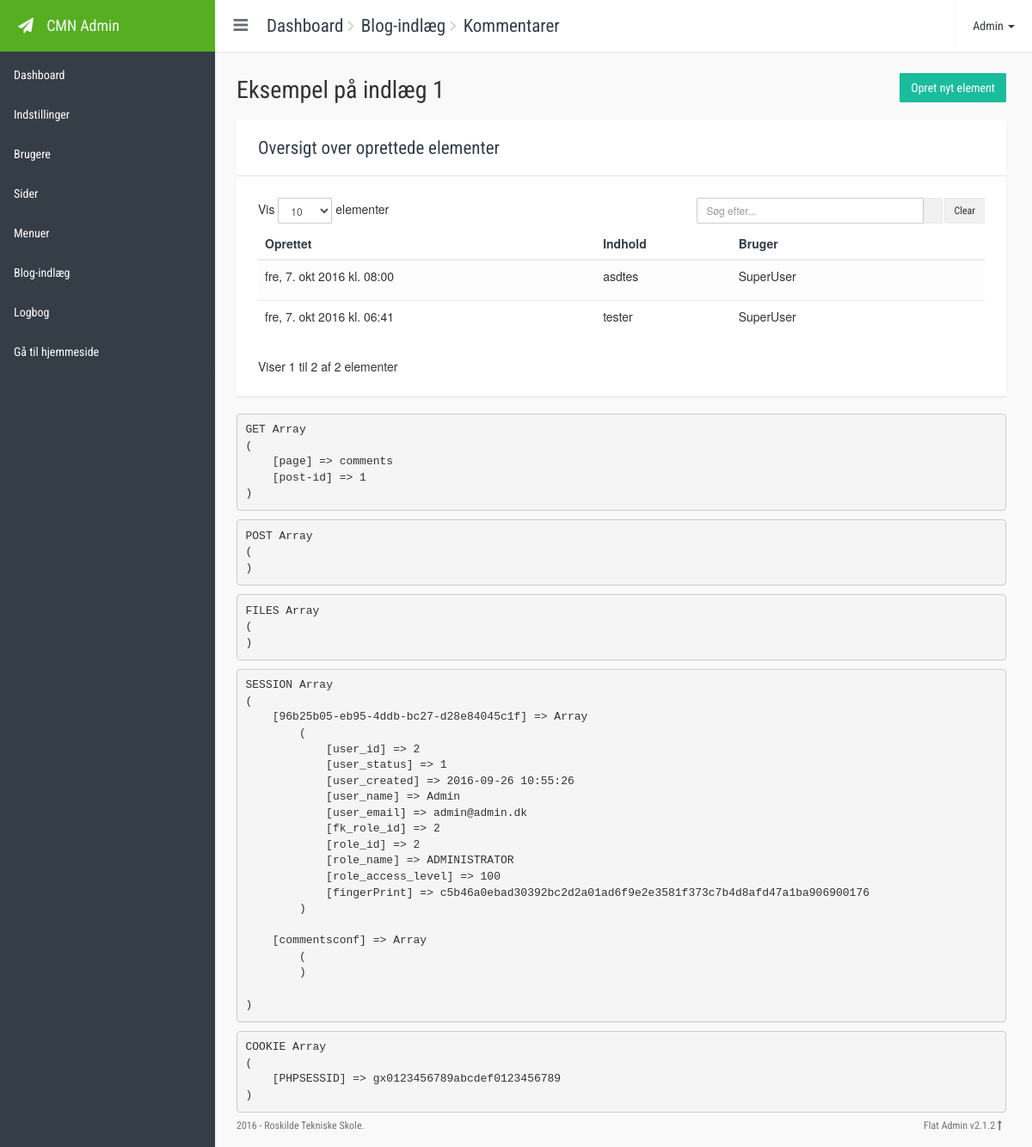
Screenshot of /cmk-cms/index.php?page=comments&post-id=1 (signed in) with the database file from the repository.
### tables this page shows
CREATE TABLE IF NOT EXISTS `post_comments` (
  `comment_id` int(10) unsigned NOT NULL AUTO_INCREMENT,
  `comment_content` varchar(155) NOT NULL,
  `comment_time` timestamp NOT NULL DEFAULT CURRENT_TIMESTAMP,
  `fk_user_id` mediumint(8) unsigned NOT NULL,
  `fk_post_id` int(10) unsigned NOT NULL,
  PRIMARY KEY (`comment_id`),
  KEY `fk_user_id` (`fk_user_id`,`fk_post_id`),
  KEY `fk_post_id` (`fk_post_id`)
);

CREATE TABLE IF NOT EXISTS `users` (
  `user_id` mediumint(8) unsigned NOT NULL AUTO_INCREMENT,
  `user_status` tinyint(1) unsigned NOT NULL DEFAULT '1' COMMENT '0=Disabled, 1=Enabled',
  `user_created` timestamp NOT NULL DEFAULT CURRENT_TIMESTAMP,
  `user_name` varchar(100) NOT NULL,
  `user_email` varchar(100) NOT NULL,
  `user_password` varchar(255) NOT NULL,
  `fk_role_id` tinyint(3) unsigned NOT NULL DEFAULT '4',
  PRIMARY KEY (`user_id`),
  KEY `fk_role_id` (`fk_role_id`)
);

### cmk-cms/includes/classes/db_conf.php (called while the page is built, shortened)
<?php
    class DB{
        private $h = "localhost";
        private $u = "root";
        private $p = "";
        private $d = "hfp2_nco_cms";
        protected $conn;
        public $countrows=true;
        function __construct(){
            $this->conn = new mysqli($this->h, $this->u, $this->p, $this->d);
            $this->conn->set_charset("utf8");
            $this->conn->query("SET lc_time_names='da_DK';");
        }
        function find($table,$obj = null){
            $parameters = array();
            if($obj){
                if(isset($obj['join'])){
                    foreach ($obj['join'] as $k=>$v) {
                        $parameters[] 	= $v['type'] . " JOIN " . $v['table'] . " ON " . $v['cond'];
                    }
                }
                if(isset($obj['cond']))  $parameters[] = "WHERE " . $obj['cond'];
            }
            $fields = $obj && isset($obj['fields']) ? $obj['fields'] : '*';
            $queryDefault="SELECT " . $fields . " FROM " . $table;
            $query=$queryDefault;
            if(count($parameters) > 0)
                $query .= " " . join(" ",$parameters);
            $result = $this->conn->query($query);
            $this->row_totals=$result->num_rows;
            if($this->countrows && $obj){
                if(isset($obj['order'])) $parameters[] = "ORDER BY " . $obj['order'];
                if(isset($obj['limit'])) $parameters[] = "LIMIT " . $obj['limit'];
                if(count($parameters) > 0)
                    $query = $queryDefault." " . join(" ",$parameters);
                $result = $this->conn->query($query);
                $this->row_totals_second=$result->num_rows;
            }
            $r2=array();
            if(!$result){
                query_error($this->conn->error,$query,__LINE__,__FILE__);
            }else if($result->num_rows > 0){
                while ($row = $result->fetch_assoc()) {
                    $r2[]=$row;
                }
            }
            return $r2;
        }
    }
?>

### cmk-cms/config.php (called while the page is built, shortened)
<?php
$include_path = 'includes/';
include $include_path.'classes/db_conf.php';
include $include_path.'classes/login_class.php';
include $include_path.'classes/events.php';
$DB=new DB();
$userClass=new User();
$user=$userClass->getUser();
require $include_path . 'functions.php';
$timeStamp=FORMATTED_TIME;
$buttons =
[
	'save'		=> 'btn btn-success',
	'create'	=> 'btn btn-success',
	'edit'		=> 'btn btn-warning btn-xs',
	'delete'	=> 'btn btn-danger btn-xs',
	'primary'	=> 'btn btn-primary',
	'default'	=> 'btn btn-default'
];
$show_pages_length=[
    '1'=>1,
    '2'=>2,
    '3'=>3,
    '10'=>10,
    '25'=>25,
    '50'=>50,
    '100'=>100,
];

### cmk-cms/includes/classes/login_class.php (called while the page is built, shortened)
<?php
class User extends DB{
    private $user;
    private $user_key="96b25b05-eb95-4ddb-bc27-d28e84045c1f";
    function getUser(){
        return $this->user;
    }
    private function get_user_from_session() {
        $this->user = $_SESSION[$this->user_key];
    }
}
?>

### cmk-cms/index.php (the view, shortened to what this page needs)
<?php
require 'config.php';
if ( isset($_GET['page']) )
{
	$view_file = $_GET['page'];
}
else
{
	$view_file = 'index';
}
$view_path	= 'view/' . $view_file . '.php';
?>
<!DOCTYPE html>
<html>
<head>
    <link rel="stylesheet" type="text/css" href="../assets/bootstrap-3.3.7/css/bootstrap.min.css">
    <link rel="stylesheet" type="text/css" href="../assets/font-awesome-4.6.3/css/font-awesome.min.css">
    <link rel="stylesheet" type="text/css" href="../assets/animate.css/animate.min.css">
    <link rel="stylesheet" type="text/css" href="../assets/bootstrap-switch-3.3.2/css/bootstrap-switch.min.css">
    <link rel="stylesheet" type="text/css" href="../assets/checkbox3/checkbox3.min.css">
    <link rel="stylesheet" type="text/css" href="../assets/select2-4.0.3/css/select2.min.css">
    <link rel="stylesheet" type="text/css" href="css/style.css">
    <link rel="stylesheet" type="text/css" href="css/themes/flat-new.css">
</head>
<body class="flat-blue">
    <div class="app-container expanded">
        <div class="row content-container">
            <nav class="navbar navbar-default navbar-fixed-top navbar-top">
                <div class="container-fluid">
                    <div class="navbar-header">
                        <button type="button" class="navbar-expand-toggle">
                            <i class="fa fa-bars icon"></i>
                        </button>
						<ol class="breadcrumb navbar-breadcrumb" id="breadcrumb">
							<?php include 'includes/breadcrumb.php' ?>
                        </ol>
                    </div>
                    <ul class="nav navbar-nav navbar-right">
                        <li class="dropdown profile">
                            <a href="#" class="dropdown-toggle" data-toggle="dropdown" role="button" aria-expanded="false"><?php echo $user['user_name'];?> <span class="caret"></span></a>
                        </li>
                    </ul>
                </div>
            </nav>
            <?php include 'includes/side_menu.php' ?>
            <div class="container-fluid">
                <div class="side-body" id="main-content" data-content="<?php echo $view_file ?>">
					<?php
					if ( file_exists($view_path) )
					{
						include $view_path;
					}
					else
					{
						header('Location: index.php?page=error&status=404');
						exit;
					}
					?>
                </div>
            </div>
        </div>
        <footer class="app-footer">
            <div class="wrapper">
                <span class="pull-right">Flat Admin v2.1.2 <a href="#"><i class="fa fa-long-arrow-up"></i></a></span> 2016 - Roskilde Tekniske Skole.
            </div>
        </footer>
</body>
</html>

### cmk-cms/view/comments.php (shortened to what this page needs)
<?php
$page_length = isset($_SESSION[$view_file.'conf']['page_length'])	? intval($_SESSION[$view_file.'conf']['page_length'])	: DEFAULT_PAGE_LENGTH;
$page_no 	 = isset($_SESSION[$view_file.'conf']['page_no'])		? $_SESSION[$view_file.'conf']['page_no']	: 1;
$sort_by	 = isset($_SESSION[$view_file.'conf']['sort_by'])		? $_SESSION[$view_file.'conf']['sort_by']	: 'created';
$order 		 = isset($_SESSION[$view_file.'conf']['order'])		? $_SESSION[$view_file.'conf']['order']	: 'desc';
$search 	 = isset($_SESSION[$view_file.'conf']['search'])		? $_SESSION[$view_file.'conf']['search']	: '';
$icon_created		= $icon_content = $icon_user = '';
if ($order  == 'desc')
{
	$new_order	= 'asc';
	$icon		= $icons['sort-desc'];
}
else
{
	$new_order	= 'desc';
	$icon		= $icons['sort-asc'];
}
switch($sort_by)
{
	case 'created':
		$icon_created	= $icon;
		$sorting="comment_time ".$order;
		break;
}
$post_id="";
if(isset($_GET['post-id'])) {
	$post_id = $_GET['post-id'];
}
?>
<div class="page-title">
	<a class="<?php echo $buttons['create'] ?> pull-right" href="index.php?page=comment-create&post-id=<?php echo $post_id;?>" data-page="comment-create" data-params="post-id=<?php echo $post_id;?>"><?php echo $icons['create'] . CREATE_ITEM ?></a>
	<span class="title">
		<?php
		echo $view_files[$view_file]['icon'] . ' Eksempel på indlæg 1'
		?>
	</span>
</div>
<div class="card">
	<div class="card-header">
		<div class="card-title">
			<div class="title"><?php echo OVERVIEW_TABLE_HEADER ?></div>
		</div>
	</div>
	<div class="card-body">
		<div class="row">
			<div class="col-md-4">
				<form class="form-inline" data-page="<?php echo $view_file;?>">
					<label class="font-weight-300">
						Vis
						<select class="form-control input-sm" name="page-length" data-change="submit-form">
							<?php foreach($show_pages_length as $k=>$v){?>
								<option value="<?php echo $k?>" <?php echo $page_length == $k ? "selected" : "" ?>><?php echo $v?></option>
							<?php }?>
						</select>
						elementer
					</label>
				</form>
			</div>
			<div class="col-md-5 col-md-offset-3 text-right">
				<form data-page="<?php echo $view_file;?>">
					<div class="input-group input-group-sm">
						<input type="search" name="search" id="search" class="form-control" placeholder="<?php echo PLACEHOLDER_SEARCH ?>" value="<?php if($search) echo  $search;?>">
						<span class="input-group-btn">
							<button class="btn btn-default" type="submit"><?php echo $icons['search'] ?></button>
						</span>
						<span class="input-group-btn"></span>
						<span class="input-group-btn">
							<button class="btn btn-default" type="submit" name="clear" id="clear" value="search">Clear</button>
						</span>
					</div>
				</form>
			</div>
		</div>
		<div class="table-responsive">
			<table class="table table-hover table-striped">
				<thead>
				<tr>
					<th>
						<a href="index.php?page=<?php echo $view_file;?>&post-id=<?php echo $post_id;?>&sort-by=created&order=<?php echo $new_order;?>" data-page="<?php echo $view_file;?>" data-params="post-id=<?php echo $post_id;?>&sort-by=created&order=asc" title="<?php echo SORT_BY_THIS_COLUMN ?>"><?php echo $icon_created . CREATED ?></a>
					</th>
					<th>
						<a href="index.php?page=<?php echo $view_file;?>&post-id=<?php echo $post_id;?>&sort-by=content&order=<?php echo $new_order;?>" data-page="<?php echo $view_file;?>" data-params="post-id=<?php echo $post_id;?>&sort-by=content&order=asc" title="<?php echo SORT_BY_THIS_COLUMN ?>"><?php echo $icon_content . CONTENT ?></a>
					</th>
					<th>
						<a href="index.php?page=<?php echo $view_file;?>&post-id=<?php echo $post_id;?>&sort-by=user-name&order=<?php echo $new_order;?>" data-page="<?php echo $view_file;?>" data-params="post-id=<?php echo $post_id;?>&sort-by=user-name&order=asc" title="<?php echo SORT_BY_THIS_COLUMN ?>"><?php echo $icon_user . USER ?></a>
					</th>
					<th class="icon"></th>
					<th class="icon"></th>
				</tr>
				</thead>
				<tbody>
				<?php
				$offset=$page_length*($page_no-1);
				$sql_options=array(
					'fields'=>'comment_id,comment_content,user_name,DATE_FORMAT(comment_time,"'.$timeStamp.'") AS created,role_access_level',
					'order'=> $sorting,
					'join'=>array(
						array('type'=>'INNER','table'=>'users','cond'=>'fk_user_id=user_id'),
						array('type'=>'INNER','table'=>'roles','cond'=>'fk_role_id=role_id')
					),
					'limit'=> $page_length . " OFFSET " . $offset
				);
				$ar=[];
				$ar[] ="fk_post_id=$post_id";
				$sql_options['cond']=join(' AND ',$ar);
				$result=$DB->find('post_comments',$sql_options);
				$items_total = $DB->row_totals;
				$items_current_total = $DB->row_totals_second;
				foreach($result as $v){ ?>
				<tr>
					<td><?php echo $v['created']; ?></td>
					<td><?php echo $v['comment_content']; ?></td>
					<td><?php echo $v['user_name']; ?></td>
					<td class="icon">
					</td>
					<td class="icon">
					</td>
				</tr>
				<?php }?>
				</tbody>
			</table>
		</div>
		<div class="row">
			<div class="col-md-3">
				<?php echo sprintf(SHOWING_ITEMS_AMOUNT, ($items_current_total == 0 ? 0 : $offset+1) , $offset+$items_current_total, $items_total) ?>
			</div>
			<div class="col-md-9 text-right">
			</div>
		</div>
	</div>
</div>
<?php
if (DEVELOPER_STATUS) { show_developer_info(); }

### cmk-cms/css/style.css (style rules this page uses)
html { height: 100%; }
body { padding-top: 0; height: 100%; position: relative; }
* { outline: none; }
a { text-decoration: none; }
.font-weight-300 { font-weight: 300; }
.navbar { z-index: 10001; padding-left: 60px; -webkit-transition: all 0.25s; transition: all 0.25s; }
.navbar > .container, .navbar > .container-fluid { z-index: 10001; }
.navbar > .container .navbar-expand-toggle, .navbar > .container-fluid .navbar-expand-toggle { width: 60px; height: 60px; background-color: transparent; border: 0px; float: left; -moz-transition: all 0.25s linear; -webkit-transition: all 0.25s linear; transition: all 0.25s linear; opacity: 0.75; }
.navbar > .container .navbar-expand-toggle .icon, .navbar > .container-fluid .navbar-expand-toggle .icon { font-size: 1.4em; }
.navbar .navbar-breadcrumb { margin-left: 0px; background-color: transparent; padding: 0px; float: left; }
.navbar .navbar-nav > li > a { font-family: 'Roboto Condensed', sans-serif; height: 60px; line-height: 60px; padding: 0px 20px 0px 20px; }
.app-container { min-height: 100%; position: relative; padding-bottom: 30px; }
.app-container .app-footer { display: block; position: absolute; bottom: 0; right: 0; left: 65px; -webkit-transition: all 0.25s; transition: all 0.25s; font-size: 12px; font-family: 'Roboto Condensed', sans-serif; }
.app-container .app-footer .wrapper { padding: 10px 35px; padding-left: 25px; height: 50px; line-height: 50px; vertical-align: middle; }
.app-container .content-container { margin-right: 0; margin-left: 0; }
.app-container .content-container .side-body { padding-top: 70px; }
.app-container.expanded .app-footer { left: 250px; }
.app-container.expanded .app-footer .wrapper { padding-left: 25px; }
.app-container.expanded .content-container .navbar-top { padding-left: 250px; }
.container-fluid > .navbar-collapse, .container-fluid > .navbar-header, .container > .navbar-collapse, .container > .navbar-header { margin-left: -15px; margin-right: -15px; }
.page-title { font-family: 'Roboto Condensed', sans-serif; margin-left: -10px; margin-right: -10px; padding: 15px 10px; margin-bottom: 0px; height: auto; }
.page-title .title { font-size: 2em; }
.app-container .side-body { margin-left: 75px; margin-right: 15px; -webkit-transition: all 0.25s; transition: all 0.25s; }
.app-container.expanded .side-body { margin-left: 260px; }
.card { background-color: #FFF; border-radius: 1px; overflow: hidden; position: relative; }
.card .card-body { padding: 25px; }
.card .card-header .card-title { padding: 1.2em 25px; float: left; }
.card .card-header .card-title .title { font-family: 'Roboto Condensed', sans-serif; font-size: 1.5em; text-decoration: none; }
.card .card-header:after { content: ''; display: block; clear: both; }
.btn { border-radius: 1px; border-width: 1px; font-family: 'Roboto Condensed', sans-serif; }
.btn-group-lg > .btn, .btn-group-lg > .btn-lg, .input-group-sm>.input-group-btn>.btn { border-radius: 1px; }
.form-control, .input-group-sm>.form-control { border-radius: 1px; box-shadow: none; }
.breadcrumb { margin-bottom: 0; }
th.icon, td.icon { width: 49px; }

### rows the page displays
post_comments: created "fre, 7. okt 2016 kl. 08:00", comment_content "asdtes", fk_user.user_name "SuperUser"
post_comments: created "fre, 7. okt 2016 kl. 06:41", comment_content "tester", fk_user.user_name "SuperUser"

### other values shown
$view_files['index']['title'] "Dashboard"
$view_files['posts']['title'] "Blog-indlæg"
$view_files['comments']['title'] "Kommentarer"
$user['user_name'] "Admin"
$details['title'] "Dashboard"
$details['title'] "Indstillinger"
$details['title'] "Brugere"
$details['title'] "Sider"
$details['title'] "Menuer"
$details['title'] "Blog-indlæg"
$details['title'] "Logbog"
GO_TO_SITE "Gå til hjemmeside"
CREATE_ITEM "Opret nyt element"
OVERVIEW_TABLE_HEADER "Oversigt over oprettede elementer"
CREATED "Oprettet"
